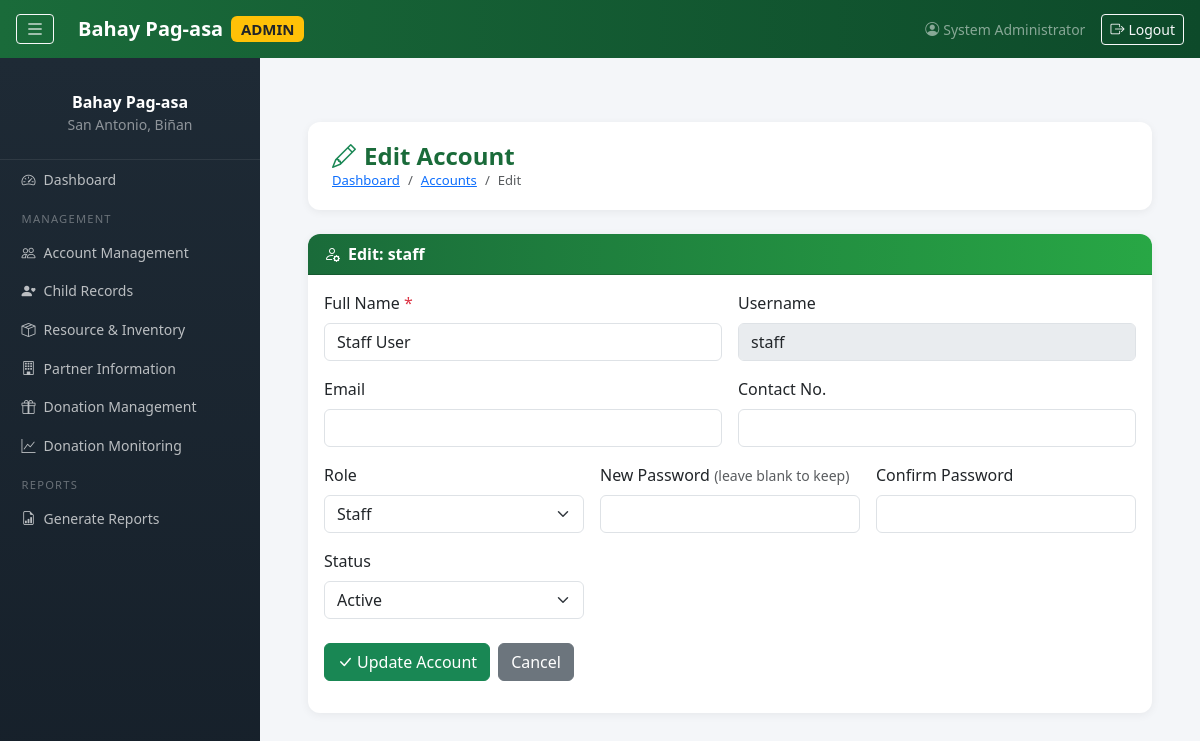
/admin/accounts/edit.php?id=2 (signed in), run on the app's committed database.
### tables this page shows
CREATE TABLE users (
    id          INT AUTO_INCREMENT PRIMARY KEY,
    full_name   VARCHAR(150)  NOT NULL,
    username    VARCHAR(80)   NOT NULL UNIQUE,
    password    VARCHAR(255)  NOT NULL,
    role        ENUM('admin','staff') NOT NULL DEFAULT 'staff',
    email       VARCHAR(150),
    contact     VARCHAR(30),
    status      ENUM('active','inactive') NOT NULL DEFAULT 'active',
    created_at  DATETIME DEFAULT CURRENT_TIMESTAMP,
    updated_at  DATETIME DEFAULT CURRENT_TIMESTAMP ON UPDATE CURRENT_TIMESTAMP
);

### includes/functions.php (called while the page is built, shortened)
<?php
function e($str) {
    return htmlspecialchars($str, ENT_QUOTES, 'UTF-8');
}

### admin/accounts/edit.php (the view, shortened to what this page needs)
<?php
require_once '../../includes/functions.php';
$db = getDB();
$id = (int)((isset($_GET['id']) ? $_GET['id'] : 0));
$stmt = $db->prepare("SELECT * FROM users WHERE id=?");
$stmt->bind_param('i', $id);
$stmt->execute();
$user = $stmt->get_result()->fetch_assoc();
include '../../includes/header.php';
?>
<?php include '../../includes/sidebar.php'; ?>
<div class="container-fluid px-4 py-3">
    <div class="page-header">
        <div>
            <h4><i class="bi bi-pencil me-2 text-success"></i>Edit Account</h4>
            <nav aria-label="breadcrumb">
                <ol class="breadcrumb mb-0">
                    <li class="breadcrumb-item"><a href="../dashboard.php">Dashboard</a></li>
                    <li class="breadcrumb-item"><a href="index.php">Accounts</a></li>
                    <li class="breadcrumb-item active">Edit</li>
                </ol>
            </nav>
        </div>
    </div>
    <div class="card">
        <div class="card-header"><i class="bi bi-person-gear me-2"></i>Edit: <?= e($user['username']) ?></div>
        <div class="card-body">
            <form method="POST">
                <div class="row g-3">
                    <div class="col-md-6">
                        <label class="form-label">Full Name <span class="text-danger">*</span></label>
                        <input type="text" name="full_name" class="form-control"
                               value="<?= e(isset($_POST['full_name']) ? $_POST['full_name'] : $user['full_name']) ?>" required>
                    </div>
                    <div class="col-md-6">
                        <label class="form-label">Username</label>
                        <input type="text" class="form-control" value="<?= e($user['username']) ?>" disabled>
                    </div>
                    <div class="col-md-6">
                        <label class="form-label">Email</label>
                        <input type="email" name="email" class="form-control"
                               value="<?= e(isset($_POST['email']) ? $_POST['email'] : $user['email']) ?>">
                    </div>
                    <div class="col-md-6">
                        <label class="form-label">Contact No.</label>
                        <input type="text" name="contact" class="form-control"
                               value="<?= e(isset($_POST['contact']) ? $_POST['contact'] : $user['contact']) ?>">
                    </div>
                    <div class="col-md-4">
                        <label class="form-label">Role</label>
                        <select name="role" class="form-select">
                            <option value="staff" <?= ($user['role']==='staff'?'selected':'') ?>>Staff</option>
                        </select>
                    </div>
                    <div class="col-md-4">
                        <label class="form-label">New Password <small class="text-muted">(leave blank to keep)</small></label>
                        <input type="password" name="password" class="form-control" minlength="6">
                    </div>
                    <div class="col-md-4">
                        <label class="form-label">Confirm Password</label>
                        <input type="password" name="confirm" class="form-control">
                    </div>
                    <div class="col-md-4">
                        <label class="form-label">Status</label>
                        <select name="status" class="form-select">
                            <option value="active"   <?= ($user['status']==='active'?'selected':'') ?>>Active</option>
                        </select>
                    </div>
                </div>
                <div class="mt-4 d-flex gap-2">
                    <button type="submit" class="btn btn-success"><i class="bi bi-check-lg me-1"></i>Update Account</button>
                    <a href="index.php" class="btn btn-secondary">Cancel</a>
                </div>
            </form>
        </div>
    </div>
</div>
<?php include '../../includes/sidebar_close.php'; ?>
<?php include '../../includes/footer.php'; ?>

### assets/css/style.css (style rules this page uses)
:root { --green-dark: #1a6b3a; --green-mid: #28a745; --green-light: #d4edda; --sidebar-w: 260px; --topbar-h: 58px; }
body { font-family: 'Segoe UI', system-ui, sans-serif; background: #f4f6f9; color: #333; }
.page-header { background: #fff; border-radius: 12px; padding: 1.25rem 1.5rem; margin-bottom: 1.5rem; display: flex; align-items: center; justify-content: space-between; box-shadow: 0 2px 8px rgba(0,0,0,.06); }
.page-header h4 { margin: 0; font-weight: 700; color: var(--green-dark); }
.page-header .breadcrumb { margin: 0; font-size: .82rem; }
.card { border: none; border-radius: 12px; box-shadow: 0 2px 10px rgba(0,0,0,.06); }
.card-header { background: linear-gradient(90deg, var(--green-dark), var(--green-mid)); color: #fff; font-weight: 600; border-radius: 12px 12px 0 0 !important; }

### data on the page
users: username "staff", full_name "Staff User", role "Staff", status "Active"

### other printed values
$role "ADMIN"
isset($_SESSION['full_name']) ? $_SESSION['full_name'] : '' "System Administrator"
$label "Dashboard Account Management Child Records Resource & Inventory Partner Information Donation Management Donation Monitoring Generate Reports"
